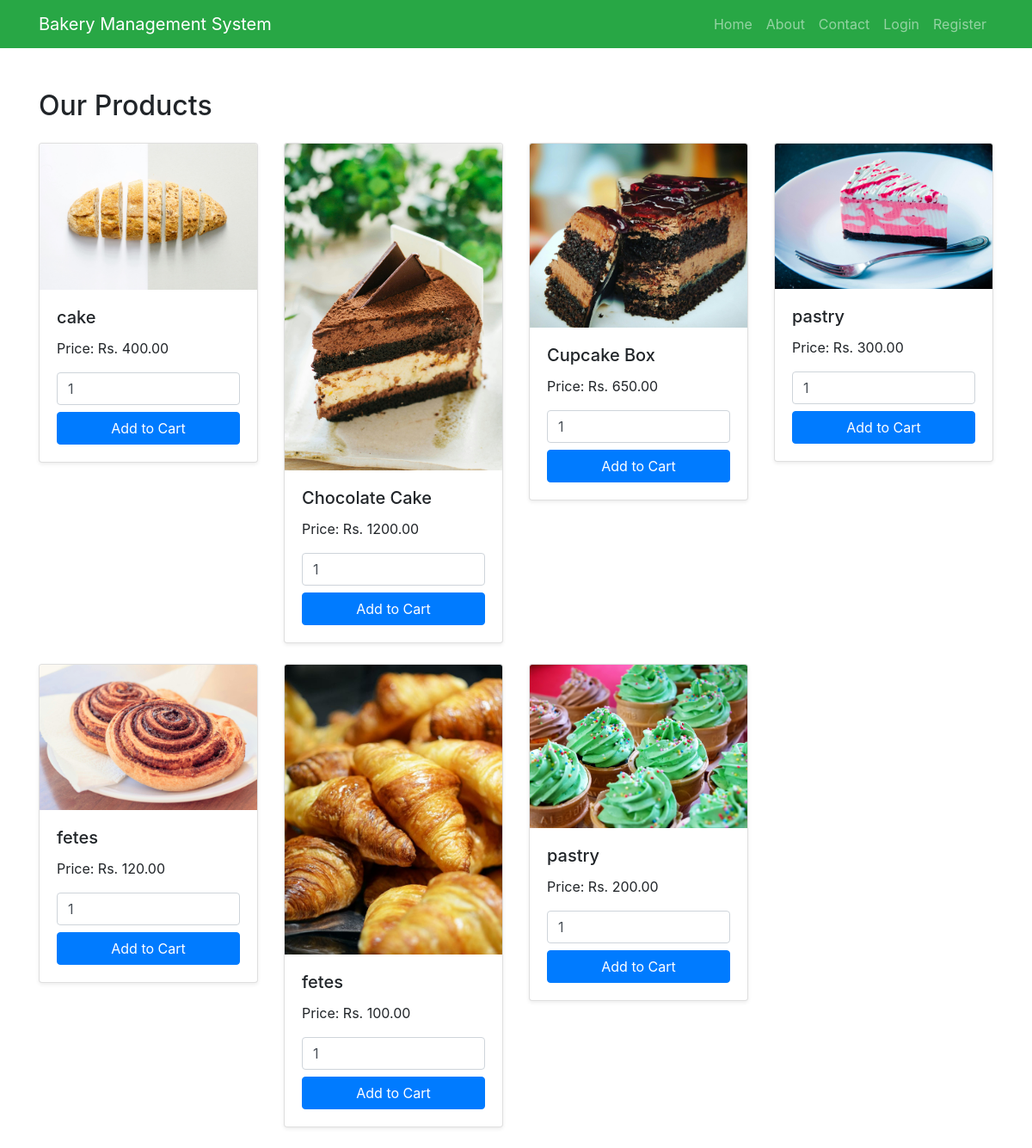
The app's page /customer/products/index.php with its own data.
### tables this page shows
CREATE TABLE `products` (
  `product_id` int(11) NOT NULL,
  `name` varchar(100) NOT NULL,
  `description` text DEFAULT NULL,
  `category` varchar(50) DEFAULT NULL,
  `price` decimal(10,2) NOT NULL,
  `image` varchar(255) DEFAULT NULL,
  `is_available` tinyint(1) DEFAULT 1,
  `created_at` timestamp NOT NULL DEFAULT current_timestamp()
);

### customer/products/index.php (the view, shortened to what this page needs)
<?php
$baseURL = '/bakery';
$projectRoot = $_SERVER['DOCUMENT_ROOT'] . $baseURL;
require_once $projectRoot . '/header.php';
?>
<?php
$sql = "SELECT * FROM products WHERE is_available = 1 ";
$result = mysqli_query($conn, $sql);
?>
<div class="container mt-5">
    <h2 class="mb-4">Our Products</h2>
    <div class="row">
        <?php while($product = mysqli_fetch_assoc($result)): ?>
            <div class="col-md-3">
                <div class="card mb-4 shadow-sm">
                    <?php if (!empty($product['image'])): ?>
                        <img src="../../uploads/<?= $product['image'] ?>" class="card-img-top" alt="<?= $product['name'] ?>">
                    <?php else: ?>
                        <img src="../assets/no-image.png" class="card-img-top" alt="No Image">
                    <?php endif; ?>
                    <div class="card-body">
                        <h5 class="card-title"><?= $product['name'] ?></h5>
                        <p class="card-text">Price: Rs. <?= $product['price'] ?></p>
                        <form action="../cart/add.php" method="POST">
                            <div class="input-group mb-2">
                                <input type="number" name="quantity" class="form-control" value="1" min="1">
                            </div>
                            <button type="submit" class="btn btn-primary w-100">Add to Cart</button>
                        </form>
                    </div>
                </div>
            </div>
        <?php endwhile; ?>
    </div>
</div>

### records on screen
products: image (picture), name "cake", price "400.00"
products: image (picture), name "Chocolate Cake", price "1200.00"
products: image (picture), name "Cupcake Box", price "650.00"
products: image (picture), name "pastry", price "300.00"
products: image (picture), name "fetes", price "120.00"
products: image (picture), name "fetes", price "100.00"
products: image (picture), name "pastry", price "200.00"
